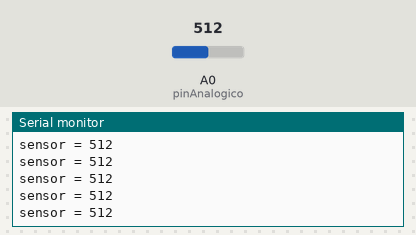
The sketch below on a simulated Arduino Uno, built with avr-gcc and run on an emulated ATmega328P. On the bench: the last lines printed to the serial monitor. The test bench sets the inputs (shaded band); at power-on: A0 (pinAnalogico) = 512.

Above: at 1.2 s.
1.3 s: A0 (pinAnalogico) set to 716
At 1.8 s:
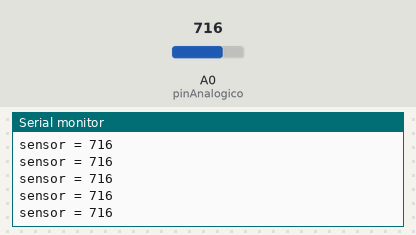
4.3 s: A0 (pinAnalogico) set to 900
At 5.2 s:
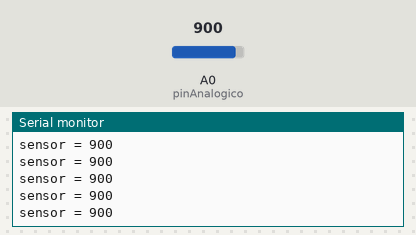
Timing chart, 0 to 7.3 s (numbered marks = the images above; inputs shaded):
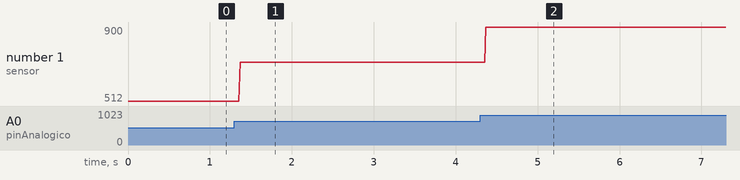

The sketch:

AnalogReadSerial.ino
```cpp
#define pinAnalogico A0  // Pin al que se conecta el potenciometro
int lectura = 0;
void setup() {
  //inicializa la comunicacion serial
  Serial.begin(9600); //9600 es la "velocidad", el mismo valor debe ser seleccionado en el monitor serial
}

void loop() {
  lectura = analogRead(pinAnalogico); //leer el valor en el pin
  Serial.print("sensor = ");
  Serial.println(lectura); // imprime el valor del sensor
  delay(10); //espera para la siguiente lectura
}
```

Measured:
- after the input at 1.3 s, the serial monitor: prints a new line after 0.07 s (image 1)
- after the input at 4.3 s, the serial monitor: prints a new line after 0.07 s (image 2)
- plotted number 1: 512 → 716 after the input at 1.3 s, 716 → 900 after the input at 4.3 s
